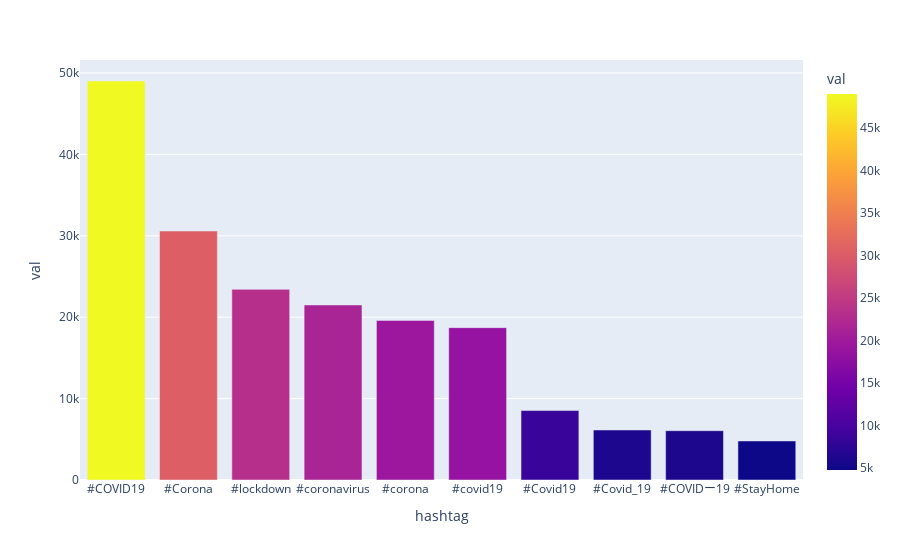

Notebook code cell kept with this figure:
### Markdown cell above
Following is the code to plot a bar-chart (using plotly library) for the the most trending twitter hashtags:-

### Code cell
configure_plotly_browser_state()
import plotly.express as px
fig = px.bar(df_hashtag, x='hashtag', y='val' , hover_data=['val'], color='val')
fig.show()

### Figure 1 — Plotly figure (JSON) as saved in the notebook; plotly's stock layout.template omitted (floating-point values rounded to 4 significant figures)
{"data": [{"textposition": "auto", "hovertemplate": "hashtag=%{x}<br>val=%{marker.color}", "showlegend": false, "legendgroup": "", "name": "", "yaxis": "y", "customdata": [[49016], [30586], [23420], [21504], [19609], [18718], [8530], [6145], [6056], [4796]], "y": [49016, 30586, 23420, 21504, 19609, 18718, 8530, 6145, 6056, 4796], "hoverlabel": {"namelength": 0}, "offsetgroup": "", "xaxis": "x", "marker": {"color": [49016, 30586, 23420, 21504, 19609, 18718, 8530, 6145, 6056, 4796], "coloraxis": "coloraxis"}, "x": ["#COVID19", "#Corona", "#lockdown", "#coronavirus", "#corona", "#covid19", "#Covid19", "#Covid_19", "#COVIDー19", "#StayHome"], "alignmentgroup": "True", "type": "bar", "orientation": "v"}], "layout": {"yaxis": {"domain": [0, 1], "anchor": "x", "title": {"text": "val"}}, "barmode": "relative", "xaxis": {"domain": [0, 1], "anchor": "y", "title": {"text": "hashtag"}}, "margin": {"t": 60}, "legend": {"tracegroupgap": 0}, "coloraxis": {"colorbar": {"title": {"text": "val"}}, "colorscale": [[0, "#0d0887"], [0.1111, "#46039f"], [0.2222, "#7201a8"], [0.3333, "#9c179e"], [0.4444, "#bd3786"], [0.5556, "#d8576b"], [0.6667, "#ed7953"], [0.7778, "#fb9f3a"], [0.8889, "#fdca26"], [1, "#f0f921"]]}}}
